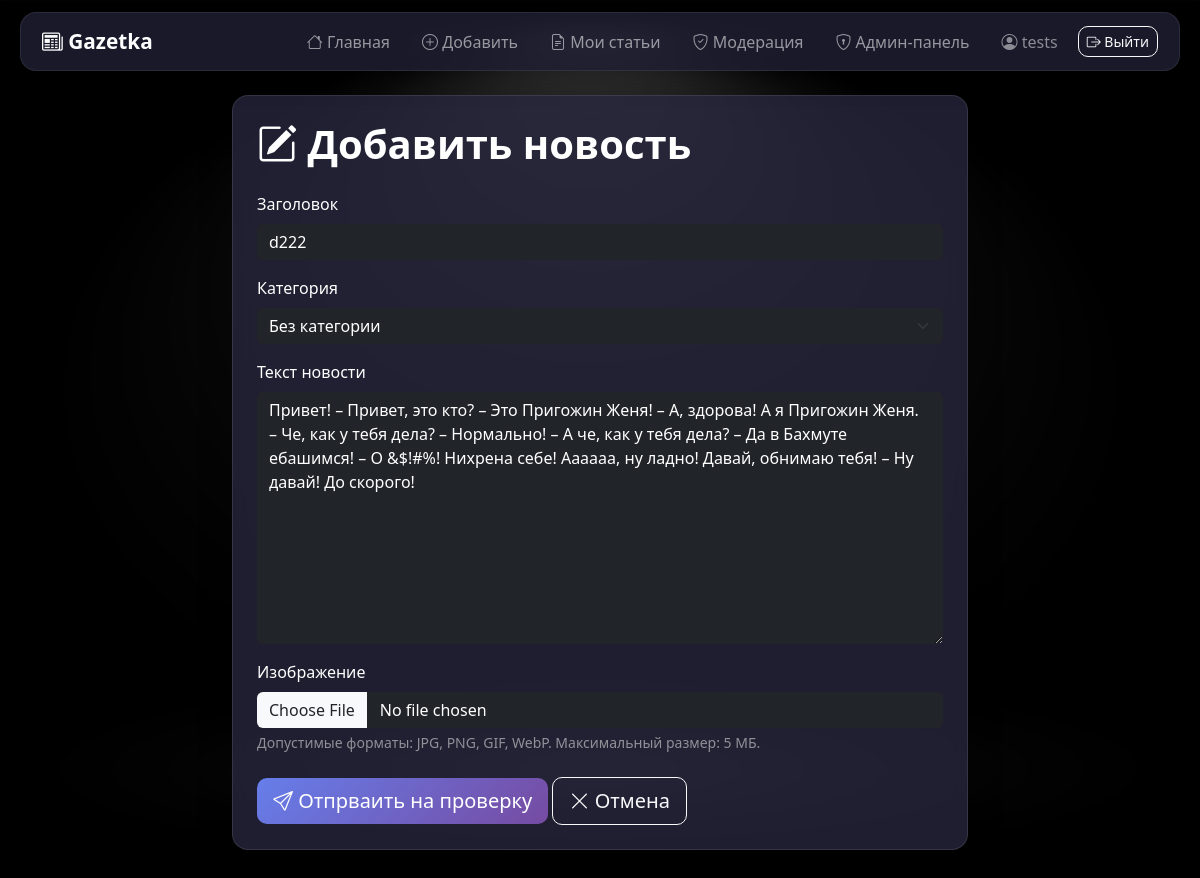
Page /edit_news/16 (signed in) on the committed database.
### data/users.py (models this page shows, shortened)
class User(SqlAlchemyBase, UserMixin, SerializerMixin):
    __tablename__ = 'users'
    id = sqlalchemy.Column(sqlalchemy.Integer,
                           primary_key=True, autoincrement=True)
    username = sqlalchemy.Column(sqlalchemy.String, nullable=False)
    email = sqlalchemy.Column(sqlalchemy.String, nullable=False)
    hashed_password = sqlalchemy.Column(sqlalchemy.String, nullable=False)
    level = sqlalchemy.Column(sqlalchemy.String, nullable=False)
    is_banned = sqlalchemy.Column(sqlalchemy.Boolean, nullable=False)
    created_at = sqlalchemy.Column(sqlalchemy.DateTime)
    news = orm.relationship("News", back_populates="author")
    moderator = orm.relationship("ModerationLogs", back_populates="moderator")

### data/news.py (models this page shows, shortened)
class News(SqlAlchemyBase, UserMixin, SerializerMixin):
    __tablename__ = 'news'
    id = sqlalchemy.Column(sqlalchemy.Integer,
                           primary_key=True, autoincrement=True)
    title = sqlalchemy.Column(sqlalchemy.String, nullable=False)
    content = sqlalchemy.Column(sqlalchemy.String, nullable=False)
    author_id = sqlalchemy.Column(sqlalchemy.Integer, sqlalchemy.ForeignKey('users.id'))
    category_id = sqlalchemy.Column(sqlalchemy.Integer, sqlalchemy.ForeignKey('categories.id'), nullable=False)
    status = sqlalchemy.Column(sqlalchemy.String, nullable=False)
    moderation_comment = sqlalchemy.Column(sqlalchemy.String)
    created_at = sqlalchemy.Column(sqlalchemy.TIMESTAMP)
    published_at = sqlalchemy.Column(sqlalchemy.TIMESTAMP)
    image_filename = sqlalchemy.Column(sqlalchemy.String)
    author = orm.relationship('User', back_populates='news')
    category = orm.relationship('Categories', back_populates='news')
    moderation_logs = orm.relationship('ModerationLogs', back_populates='news')

### main.py (the view, shortened to what this page needs)
@app.route('/edit_news/<int:id>', methods=['GET', 'POST'])
def edit_news(id):
    db_sess = db_session.create_session()
    try:
        news = db_sess.query(News).get(id)
        form = NewsForm()
        categories = db_sess.query(Categories).all()
        form.category_id.choices = [(c.id, c.name) for c in categories]
        if request.method == 'GET':
            form.title.data = news.title
            form.content.data = news.content
            form.category_id.data = news.category_id
        if not news:
            abort(404)
        if not ((current_user.level == 'moderator' or current_user.level == 'admin') or (news.author_id == current_user.id)) or (current_user.is_banned == 1):
            abort(403)
        return render_template('edit_news.html', form=form, news=news)
    finally:
        db_sess.close()

### forms/Newsform.py
class NewsForm(FlaskForm):
    title = StringField('Заголовок', validators=[
        DataRequired(message='Заголовок обязателен'),
        Length(min=3, max=200, message='Заголовок должен быть от 3 до 200 символов')
    ])
    content = TextAreaField('Текст новости', validators=[
        DataRequired(message='Текст новости обязателен'),
        Length(min=10, message='Текст должен содержать минимум 10 символов')
    ])
    category_id = SelectField('Категория',coerce=int, choices=[])
    image = FileField('Изображение', validators=[
        FileAllowed(['jpg', 'jpeg', 'png', 'gif', 'webp'], 'Только изображения (jpg, png, gif, webp)')
    ])
    save_as_draft = SubmitField('Сохранить как черновик')
    publish = SubmitField('Отправить на модерацию')

### data/db_session.py (called while the page is built)
def create_session() -> Session:
    global __factory
    return __factory()

### main.py (called while the page is built)
@login_manager.user_loader
def load_user(user_id):
    db_sess = db_session.create_session()
    try:
        return db_sess.get(User, user_id)
    finally:
        db_sess.close()

### templates/edit_news.html (shortened to what this page needs)
{% extends "base.html" %}
{% block content %}
<div class="row justify-content-center">
    <div class="col-lg-8">
        <div class="glass-card p-4">
            <h1 class="text-white fw-bold mb-4">
                <i class="bi bi-pencil-square"></i> Добавить новость
            </h1>
            <form method="POST" enctype="multipart/form-data" novalidate>
                <div class="mb-3">
                    {{ form.title.label(class="form-label text-white") }}
                    {{ form.title(class="form-control bg-dark text-white border-0 rounded" + (" is-invalid" if form.title.errors else ""),
                                  placeholder="Введите заголовок новости") }}
                </div>
                <div class="mb-3">
                    {{ form.category_id.label(class="form-label text-white") }}
                    {{ form.category_id(class="form-select bg-dark text-white border-0 rounded" + (" is-invalid" if form.category_id.errors else "")) }}
                </div>
                <div class="mb-3">
                    {{ form.content.label(class="form-label text-white") }}
                    {{ form.content(class="form-control bg-dark text-white border-0 rounded" + (" is-invalid" if form.content.errors else ""),
                                    rows=10, placeholder="Напишите текст новости...") }}
                </div>
                <div class="mb-4">
                    {{ form.image.label(class="form-label text-white") }}
                    {{ form.image(class="form-control bg-dark text-white border-0 rounded" + (" is-invalid" if form.image.errors else ""),
                                  accept="image/*") }}
                    <div class="form-text text-white-50">
                        Допустимые форматы: JPG, PNG, GIF, WebP. Максимальный размер: 5 МБ.
                    </div>
                </div>
                    <button type="submit" name="submit" class="btn btn-primary btn-lg">
                        <i class="bi bi-send"></i> Отпрваить на проверку
                    </button>
                    <a href="{{ url_for('dashboard') }}" class="btn btn-outline-light btn-lg ms-auto">
                        <i class="bi bi-x-lg"></i> Отмена
                    </a>
                </div>
        </div>
    </div>
</div>
{% endblock %}

### templates/base.html (shortened to what this page needs)
<!DOCTYPE html>
<html lang="ru">
<head>
    <link href="https://cdn.jsdelivr.net/npm/bootstrap@5.3.0/dist/css/bootstrap.min.css" rel="stylesheet">
    <link href="https://cdn.jsdelivr.net/npm/bootstrap-icons@1.11.0/font/bootstrap-icons.css" rel="stylesheet">
    <link rel="stylesheet" href="{{ url_for('static', filename='styles/style.css') }}">
</head>
<body>
<nav class="navbar navbar-expand-lg navbar-dark">
    <div class="container">
        <a class="navbar-brand fw-bold" href="{{ url_for('index') }}">
            <i class="bi bi-newspaper"></i> Gazetka
        </a>
        <div class="collapse navbar-collapse" id="navbarNav">
            <ul class="navbar-nav ms-auto align-items-center gap-2">
                <li class="nav-item">
                    <a class="nav-link" href="{{ url_for('index') }}">
                        <i class="bi bi-house"></i> Главная
                    </a>
                </li>
                {% if current_user.is_authenticated %}
                {% if current_user.is_banned == 0 %}
                <li class="nav-item">
                    <a class="nav-link" href="{{ url_for('add_news') }}">
                        <i class="bi bi-plus-circle"></i> Добавить
                    </a>
                </li>
                <li class="nav-item">
                    <a class="nav-link" href="{{ url_for('dashboard') }}">
                        <i class="bi bi-file-earmark-text"></i> Мои статьи
                    </a>
                </li>
                {% if current_user.level in ['moderator', 'admin'] %}
                <li class="nav-item">
                    <a class="nav-link" href="{{ url_for('moderation') }}">
                        <i class="bi bi-shield-check"></i> Модерация
                    </a>
                </li>
                {% endif %}
                {% if current_user.level == 'admin' %}
                <li class="nav-item">
                    <a class="nav-link" href="{{ url_for('admin.index') }}">
                        <i class="bi bi-shield-lock"></i> Админ-панель
                    </a>
                </li>
                {% endif %}
                {% else %}
                <li class="nav-item">
                    <span class="badge bg-danger">Аккаунт заблокирован</span>
                </li>
                {% endif %}
                <li class="nav-item">
            <span class="nav-link text-white-50">
                <i class="bi bi-person-circle"></i> {{ current_user.username }}
            </span>
                </li>
                <li class="nav-item">
                    <a class="btn btn-outline-light btn-sm" href="{{ url_for('logout') }}">
                        <i class="bi bi-box-arrow-right"></i> Выйти
                    </a>
                </li>
                {% endif %}
            </ul>
        </div>
    </div>
</nav>
<div class="container mt-4 pb-5">
    {% block content %}{% endblock %}
</body>
</html>

### static/styles/style.css (style rules this page uses)
body { background-image: url('/static/images/background.jpg'); background-size: cover; background-position: center; background-attachment: fixed; background-repeat: no-repeat; margin: 0; padding: 0; font-family: 'Segoe UI', Tahoma, Geneva, Verdana, sans-serif; min-height: 100vh; color: #fff; }
body::before { content: ''; position: fixed; top: 0; left: 0; width: 100%; height: 100%; background: rgba(0, 0, 0, 0.6); z-index: -1; }
.navbar { background: rgba(30, 30, 50, 0.85) !important; backdrop-filter: blur(12px); -webkit-backdrop-filter: blur(12px); border-radius: 16px !important; margin: 12px 20px !important; border: 1px solid rgba(255, 255, 255, 0.08); box-shadow: 0 4px 30px rgba(0, 0, 0, 0.3); z-index: 1050; }
.navbar-brand { font-size: 1.3rem; }
.nav-link { transition: color 0.2s ease, background 0.2s ease; border-radius: 8px; padding: 6px 12px !important; }
.glass-card { background: rgba(40, 40, 65, 0.75); backdrop-filter: blur(14px); -webkit-backdrop-filter: blur(14px); border-radius: 16px; border: 1px solid rgba(255, 255, 255, 0.1); box-shadow: 0 8px 32px rgba(0, 0, 0, 0.25); }
.container { background: transparent; }
.form-control, .form-select { transition: box-shadow 0.2s ease, border-color 0.2s ease; }
.btn { border-radius: 10px; font-weight: 500; transition: transform 0.15s ease, box-shadow 0.15s ease; }
.btn-primary { background: linear-gradient(135deg, #667eea 0%, #764ba2 100%); border: none; }

### rows in the picture
User: username "tests"
News: title "d222", category_id "Без категории", content "Привет! – Привет, это кто? – Это Пригожин Женя! – А, здорова! А я Пригожин Женя. – Че, как у тебя дела? – Нормально! – А че, как у тебя дела? – Да в Бахмуте ебашимся! – О &$!#%! Нихрена себе! Аааааа, ну ладно! Давай, обнимаю тебя! – Ну давай! До скорого!"
